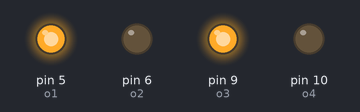
Simulated run of this sketch. Board: Arduino Uno, built with avr-gcc and run on an emulated ATmega328P. Parts: output pins drawn as LEDs (lit = HIGH).

Above: at 0.5 s.
At 1.5 s:
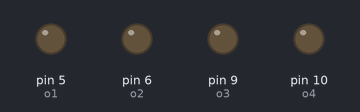
At 5.5 s:
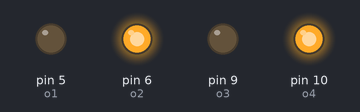
Timing chart, 0 to 6.9 s (numbered marks = the images above):
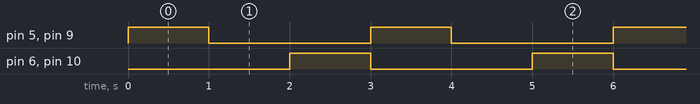

The sketch:

motorDirection_Test.ino
```cpp
#define ENCA 2
#define ENCB 3
int o1 = 5;
int o2 = 6;
int o3 = 9;
int o4 = 10;
int pos = 0;

void setup(){
  Serial.begin(9600);
  pinMode(ENCA,INPUT);
  pinMode(ENCB,INPUT);
  pinMode(13,INPUT);
  digitalWrite(13,LOW);
  //attachInterrupt(0, updateEncoder, RISING);
  //attachInterrupt(1, updateEncoder2, RISING);


}

void loop(){
 analogWrite(o1,255);
 analogWrite(o2,0);
  analogWrite(o3,255);
 analogWrite(o4,0);
 delay(1000);
 analogWrite(o1,0);
 analogWrite(o2,0);
  analogWrite(o3,0);
 analogWrite(o4,0);
 delay(1000);
 analogWrite(o1,0);
 analogWrite(o2,255);
 analogWrite(o3,0);
 analogWrite(o4,255);
 delay(1000);

 analogWrite(o1,0);
 analogWrite(o2,0);
  analogWrite(o3,0);
 analogWrite(o4,0);
}


void updateEncoder(){

  digitalWrite(13,HIGH);
  //int a = digitalRead(ENCA);
  int b = digitalRead(ENCB);
  //Serial.println(b);
  if (b>0){
    pos++;
  }else{
    pos--;
  }
 Serial.println(pos);
  digitalWrite(13,LOW);
}
void updateEncoder2(){

  digitalWrite(13,HIGH);
  //int a = digitalRead(ENCA);
  int a = digitalRead(ENCA);
  //Serial.println(b);
  if (a>0){
    pos--;
  }
 Serial.println(pos);
  digitalWrite(13,LOW);
}
```

Measured:
- by itself, pin 5 (o1), pin 6 (o2), pin 9 (o3), pin 10 (o4): alternates HIGH for 1.0 s and LOW for 2.0 s
- by itself, everything shown: repeats every 3.0 s, in 4 steps
